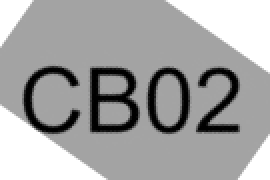
#> input picture Optical Character Recognition(OCR)/gen-data/test/A3.png, 135 x 90 px, found by its file name (shown 2 times larger)
$ python test.py
#> lines starting #> are read from the running program, lines starting #| are printed output that depends on the picture
# -*- coding: utf-8 -*-
"""
Created on Mon Dec  9 13:16:40 2019

@author: Lycoris radiata
"""

import cv2 as cv2
import matplotlib.pyplot as plt

img = cv2.imread('A3.png', 0)
#> img is the input picture: shape (90, 135); min 0, max 255, mean 164.5

cave = cv2.imread('caves/2.png',0)
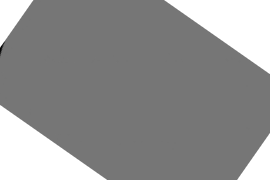
#> input picture Optical Character Recognition(OCR)/gen-data/caves/2.png, 270 x 180 px
#> cave is the input picture: shape (180, 270); min 3, max 255, mean 144.8
upper = img[0:25, :]
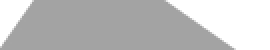
#> upper: shape (25, 135) (shown 2 times larger); min 163, max 255, mean 192.2
plt.imshow(upper)
#> (the run stopped early here; a loop or call above may not have finished)
